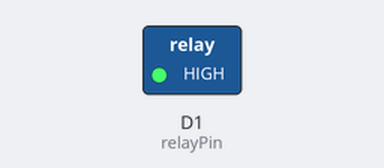
The sketch below on a simulated ESP8266 (NodeMCU). On the bench: switched loads named in the sketch (green lamp = pin HIGH).

Above: at 1.0 s.
At 3.0 s:
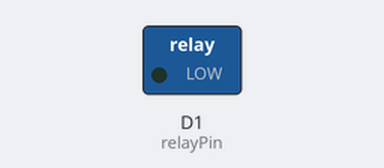
Timing chart, 0 to 5.2 s (numbered marks = the images above):
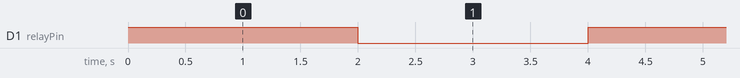

Measured:
- by itself, D1 (relayPin): alternates HIGH for 2.0 s and LOW for 2.0 s

The sketch:

Lab3Exercise_Natasya_Relay.ino
```cpp
int relayPin = D1;

void setup()
{
  // put your setup code here, to run once:
  pinMode(relayPin, OUTPUT);
}

void loop()
{
  // put your main code here, to run repeatedly:
  digitalWrite(relayPin, HIGH); // turn the relay on
  delay(2000); //wait for two seconds
  digitalWrite(relayPin, LOW); //turn the relay off
  delay(2000); // wait for another two seconds
}
```
